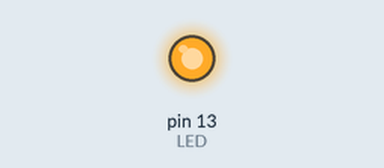
Simulated run of this sketch. Board: Arduino Uno, built with avr-gcc and run on an emulated ATmega328P. Parts: output pins drawn as LEDs (lit = HIGH).

Above: at 1.5 s.
At 4.5 s:
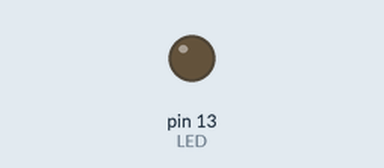
Timing chart, 0 to 7.8 s (numbered marks = the images above):
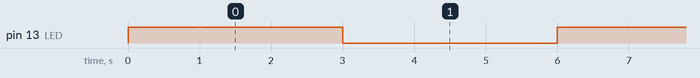

Measured:
- by itself, pin 13 (LED): alternates HIGH for 3.0 s and LOW for 3.0 s

The sketch:

code.ino
```cpp
/*
 * main.c
 *
 *  Created on: 11-Oct-2017
 *      Author: CPSG-WB-4
 */


#define OUTPUT 1
#define INPUT 0
#define HIGH 1
#define LOW 0
#define INDDR DDRB
#define OUTDDR DDRB
#define INPORT PORTB
#define OUTPORT PORTB
#define INPIN PINB
#define SWITCH PB2
#define LED PB5

#include <avr/io.h>
#include <util/delay.h>
#include <stdint.h>


#define OUTPUT 1
#define INPUT 0
#define HIGH 1
#define LOW 0

void turnBit(volatile uint8_t *port,uint8_t pinNo,uint8_t value);
void setPinModee(volatile uint8_t *port,uint8_t pinNo, uint8_t pinMode);
void enablePullup(volatile uint8_t *port,uint8_t pinNo, uint8_t value);
uint8_t checkBitValue(volatile uint8_t *port,uint8_t pinNo);

int main()
{
//    setPinMode(&DDRB,SWITCH,INPUT);
    setPinModee(&DDRB,LED,OUTPUT);
//  turnBit(&PORTB,LED,LOW);
    while(1) {
        turnBit(&PORTB,LED,HIGH);
        _delay_ms(3000);
      turnBit(&PORTB,LED,LOW);
      _delay_ms(3000);

//      if( checkBitValue( &PINB, SWITCH) )
//          turnBit(&PORTB,LED,HIGH);
//      else
//          turnBit(&PORTB,LED,LOW);
    }
    return 0;
}


void turnBit(volatile uint8_t *port,uint8_t pinNo,uint8_t value)
{
    if(value)
        *port |= (1<<pinNo);//TurnOnBit
    else
        *port &= ~(1<<pinNo);//TurnOffBit
}

void setPinModee(volatile uint8_t *port,uint8_t pinNo, uint8_t pinMode)
{
    if(pinMode == OUTPUT)
        *port |= (1<<pinNo);//turnBitToOutput
    else if (pinMode == INPUT)
        *port &= ~(1<<pinNo); //turnBitToInput
}
void enablePullup(volatile uint8_t *port,uint8_t pinNo, uint8_t value)
{
    if(value)
        *port |= (1<<pinNo);//turnPullupresistor
}
uint8_t checkBitValue(volatile uint8_t *port,uint8_t pinNo)
{

    if((*port & (1<<pinNo)) == (1<<pinNo) ){
        return 1;
    } else
        return 0;
}
```
